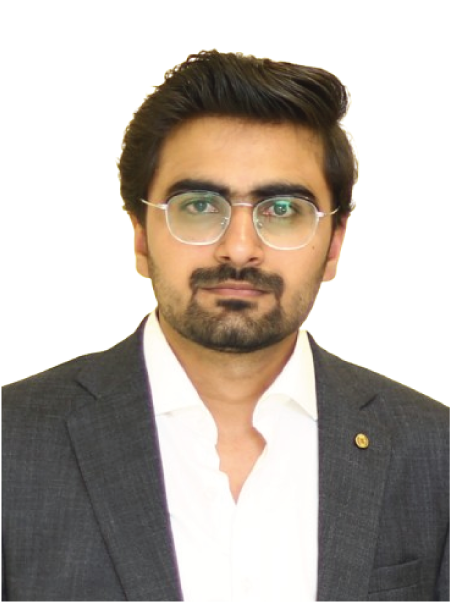
#> input picture backend/Images/file-1744373766252-367474418.png, 450 x 602 px
$ python CheckArts.py ../Images/file-1744373766252-367474418.png ../Images/file-1744373953911-811782708.png
#> lines starting #> are read from the running program, lines starting #| are printed output that depends on the picture
import os
import sys
import json
from typing import Tuple, List
import logging
from PIL import Image
import imagehash

logging.basicConfig(level=logging.INFO)
logger = logging.getLogger(__name__)

class ArtChecker:
    def __init__(self, art_path: str):
        """
        Initialize the ArtChecker with the path to the art/image file.

        Args:
            art_path (str): Path to the art/image file
        """
        self.art_path = art_path
        self.image = None
        self.hash = None

        if not os.path.exists(art_path):
            raise FileNotFoundError(f"Art file not found at {art_path}")

        try:
            self.image = Image.open(art_path)
#> self.image is the input picture: PIL image 450x602 RGBA; mean R, G, B, A 183.5, 174.7, 166.4, 253.6
            self.hash = self._calculate_hash()
        except Exception as e:
            logger.error(f"Error processing art file: {str(e)}")
            raise

    def _calculate_hash(self) -> str:
        """
        Calculate perceptual hash of the image.

        Returns:
            str: Hash value of the image
        """
        try:
            # Convert to grayscale for better hash calculation
            gray_image = self.image.convert('L')
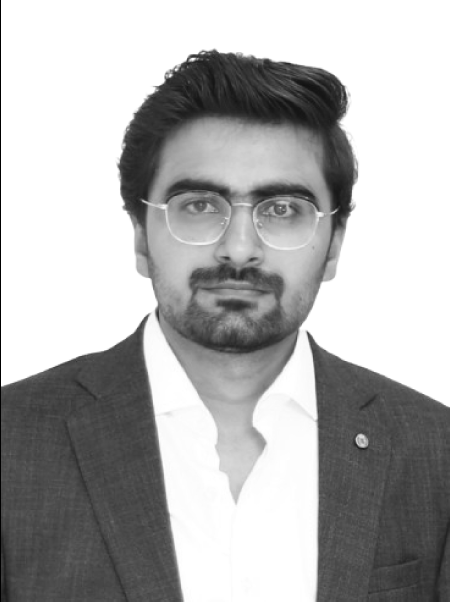
#> gray_image: PIL image 450x602 L; min 0, max 255, mean 176.4
            # Calculate average hash
            hash_value = str(imagehash.average_hash(gray_image))
            return hash_value
        except Exception as e:
            logger.error(f"Error calculating hash: {str(e)}")
            raise

    # [71 lines left out: functions check_duplicate, _calculate_similarity, get_art_info, not called in this run]

def check_art_duplicate(art_path: str, existing_arts: List[str], threshold: float = 0.9) -> Tuple[bool, str]:
    """
    Check if an art file is a duplicate of any existing art.

    Args:
        art_path (str): Path to the art file to check
        existing_arts (List[str]): List of paths to existing art files
        threshold (float): Similarity threshold (0-1)

    Returns:
        Tuple[bool, str]: (is_duplicate, message)
    """
    try:
        checker = ArtChecker(art_path)
        return checker.check_duplicate(existing_arts, threshold)
    except Exception as e:
        logger.error(f"Error in art duplicate check: {str(e)}")
        return False, str(e)

def main():
    """
    Main function to handle command line arguments and check for art duplication.
    Expected arguments:
    1. Path to the art file to check
    2. Comma-separated list of paths to existing art files
    """
    if len(sys.argv) != 3:
        result = {
            "isDuplicate": False,
            "message": "Invalid number of arguments"
        }
        print(json.dumps(result))
        sys.exit(1)

    art_path = sys.argv[1]
    existing_arts = sys.argv[2].split(',') if sys.argv[2] else []

    try:
        is_duplicate, message = check_art_duplicate(art_path, existing_arts)
        result = {
            "isDuplicate": is_duplicate,
            "message": message
        }
        print(json.dumps(result))
        sys.exit(0)
    except Exception as e:
        result = {
            "isDuplicate": False,
            "message": f"Error checking duplication: {str(e)}"
        }
        print(json.dumps(result))
        sys.exit(1)

if __name__ == "__main__":
    main()
#> (the call stopped at in _calculate_hash, `hash_value = str(imagehash.average_hash(gray_image))`: imagehash is not available in this run)
